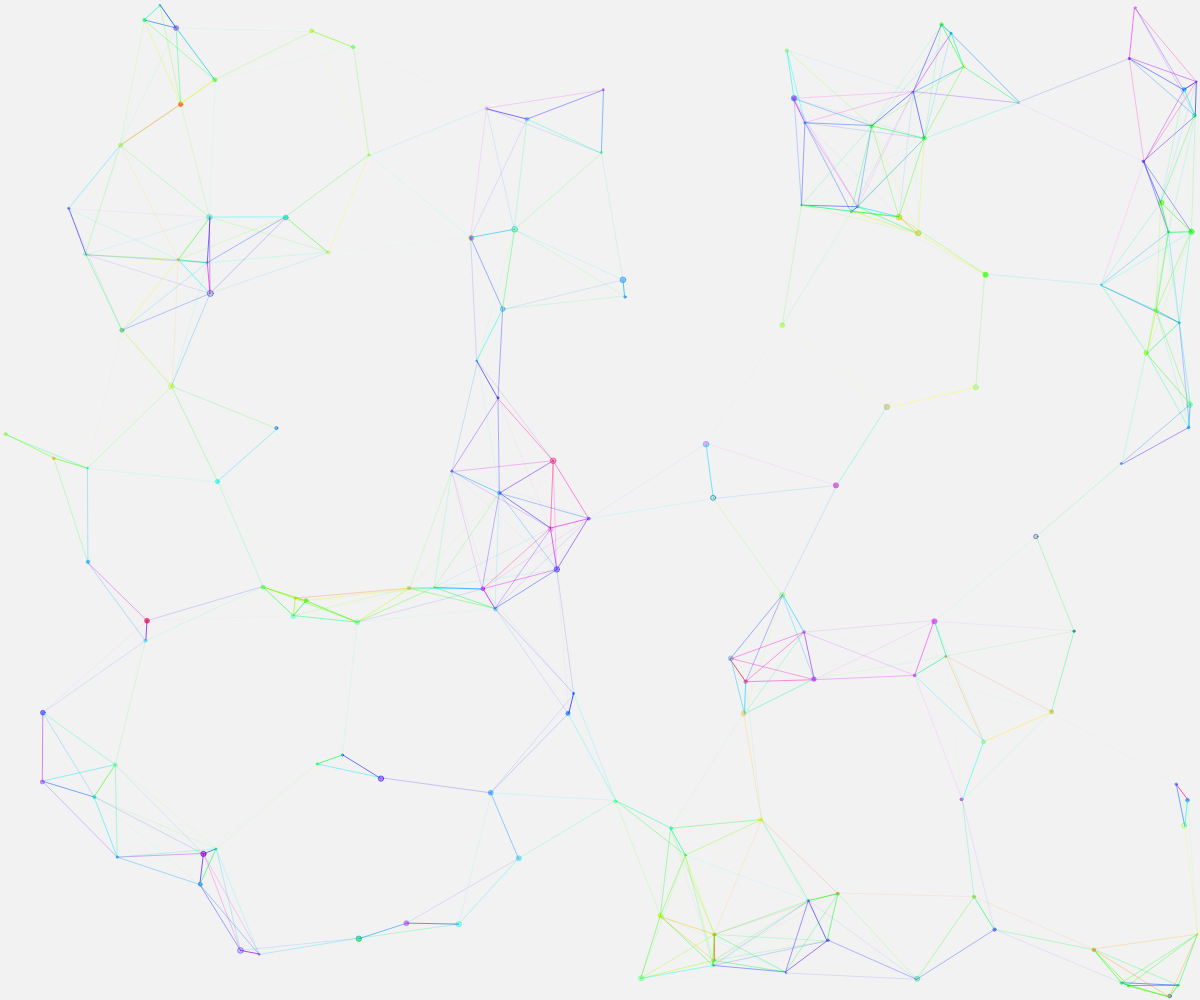
Frame 1 (no input)
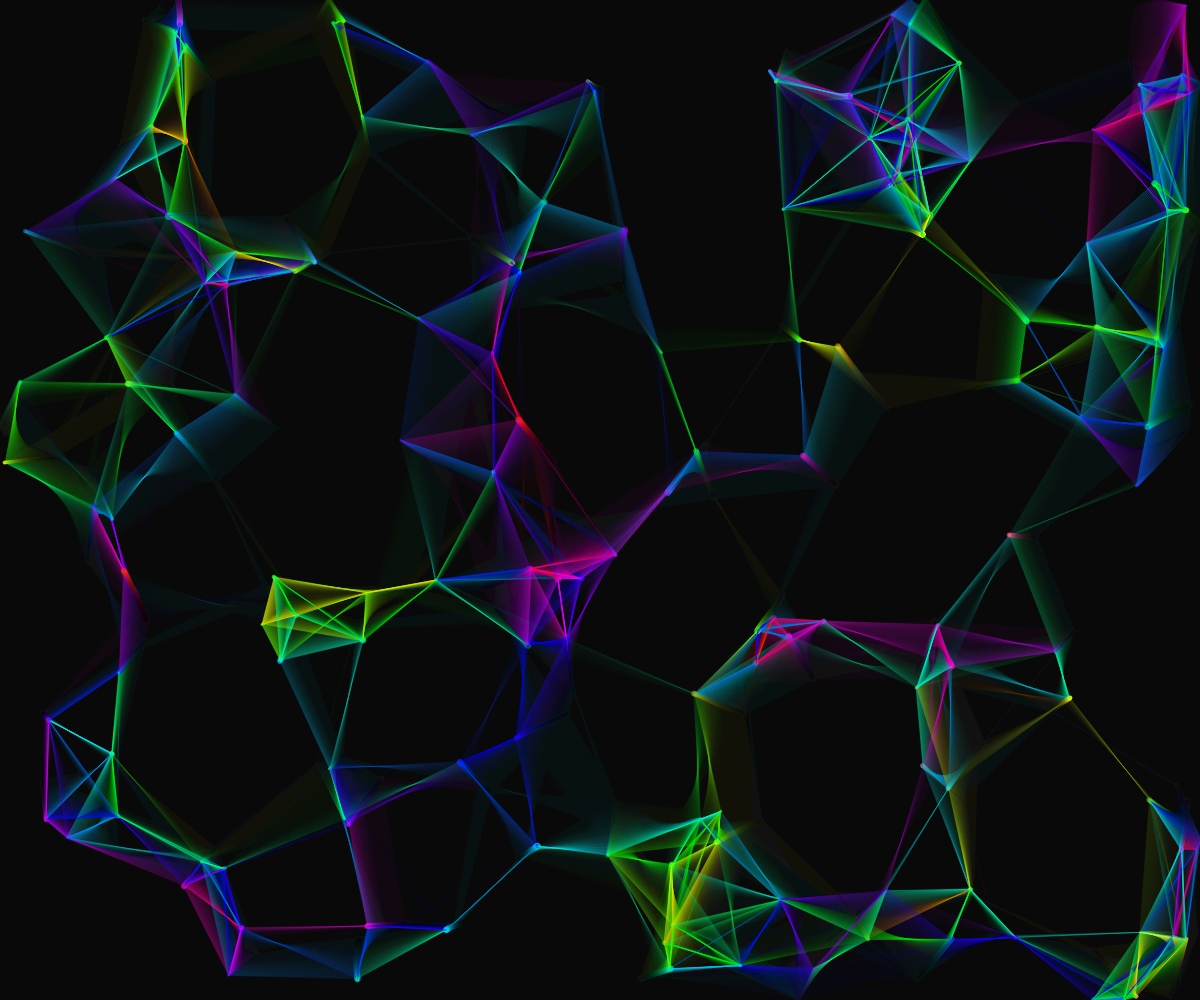
Frame 60 (no input)
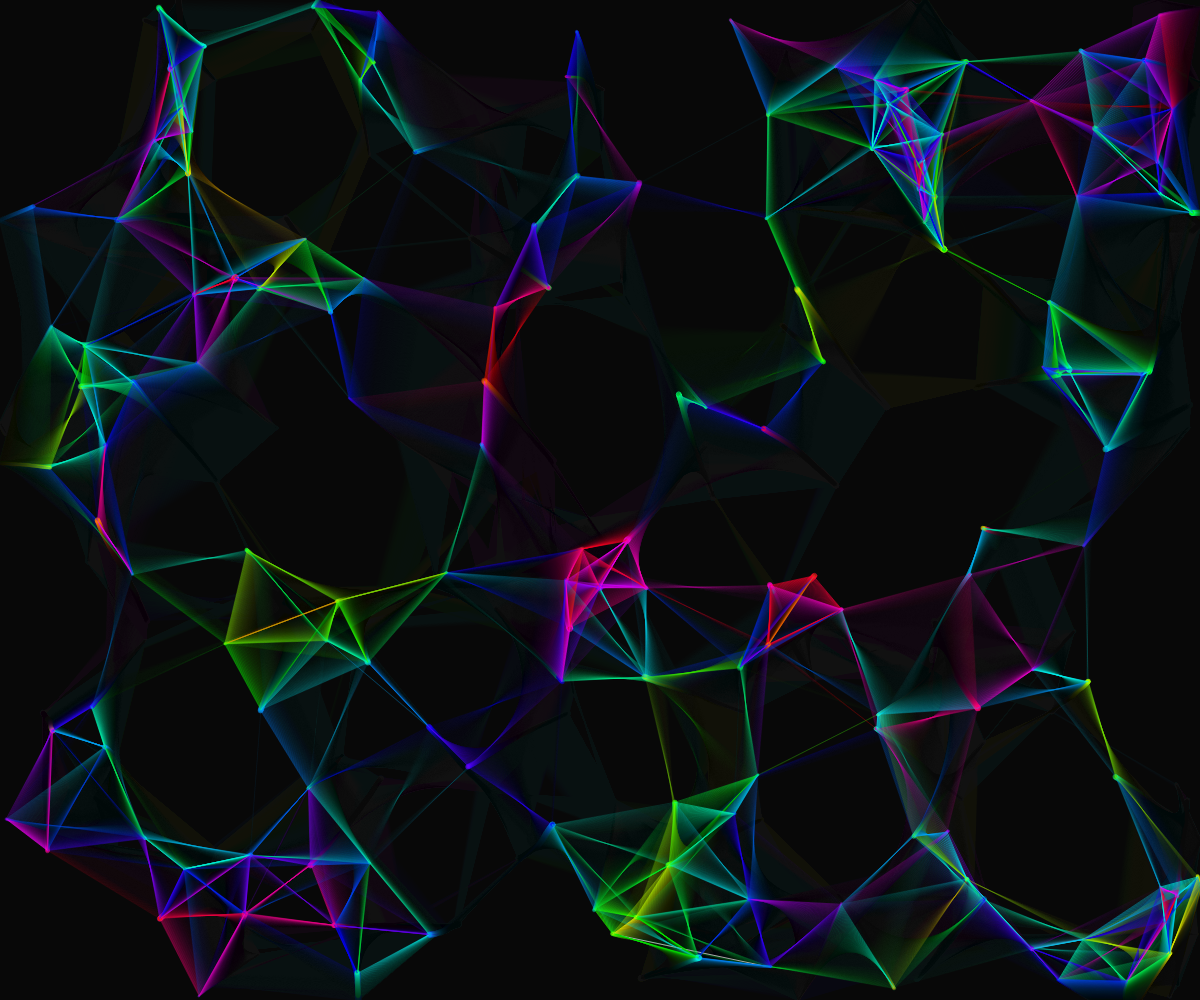
Frame 120 (the mouse pressed at the canvas centre since frame 60)

The p5.js sketch that drew these frames (run headless with seeded random() and noise() and a simulated clock; from frame 60 on, the mouse is pressed at the canvas centre):

// p5.js sketch
// ── sketch.js
let threads = [];
let threadCount = 150;
let hueOffset = 0;

function setup() {
  createCanvas(windowWidth, windowHeight);
  colorMode(HSB, 360, 100, 100, 1);
  noStroke();
  frameRate(30);

  // Initialize threads with random positions and directions
  for (let i = 0; i < threadCount; i++) {
    threads.push({
      x: random(width),
      y: random(height),
      vx: random(-1, 1),
      vy: random(-1, 1),
      hue: random(360),
      alpha: random(0.2, 0.7),
      size: random(2, 6)
    });
  }
}

function draw() {
  // Semi-transparent background to create trail effect
  background(0, 0, 0, 0.05);

  hueOffset += 0.3;
  
  // Draw threads as glowing lines
  beginShape(LINES);
  for (let i = 0; i < threads.length; i++) {
    let t1 = threads[i];
    
    // Update position
    t1.x += t1.vx;
    t1.y += t1.vy;
    
    // Bounce off edges
    if (t1.x < 0 || t1.x > width) t1.vx *= -1;
    if (t1.y < 0 || t1.y > height) t1.vy *= -1;
    
    // Add some randomness to movement
    t1.vx += random(-0.02, 0.02);
    t1.vy += random(-0.02, 0.02);
    
    // Clamp velocity
    t1.vx = constrain(t1.vx, -2, 2);
    t1.vy = constrain(t1.vy, -2, 2);
    
    // Draw line from current thread to other threads within a radius
    for (let j = i + 1; j < threads.length; j++) {
      let t2 = threads[j];
      
      // Calculate distance
      let dx = t1.x - t2.x;
      let dy = t1.y - t2.y;
      let d = Math.sqrt(dx * dx + dy * dy);
      
      if (d < 150) {
        // Interpolate hue based on distance for color gradient effect
        let h = (t1.hue + t2.hue) / 2;
        let a = map(d, 0, 150, 0.8, 0);
        
        stroke((h + hueOffset) % 360, 100, 100, a);
        vertex(t1.x, t1.y);
        vertex(t2.x, t2.y);
      }
    }
    
    // Draw the thread point itself
    fill((t1.hue + hueOffset) % 360, 100, 100, t1.alpha);
    ellipse(t1.x, t1.y, t1.size);
  }
  endShape();
}

function windowResized() {
  resizeCanvas(windowWidth, windowHeight);
}
